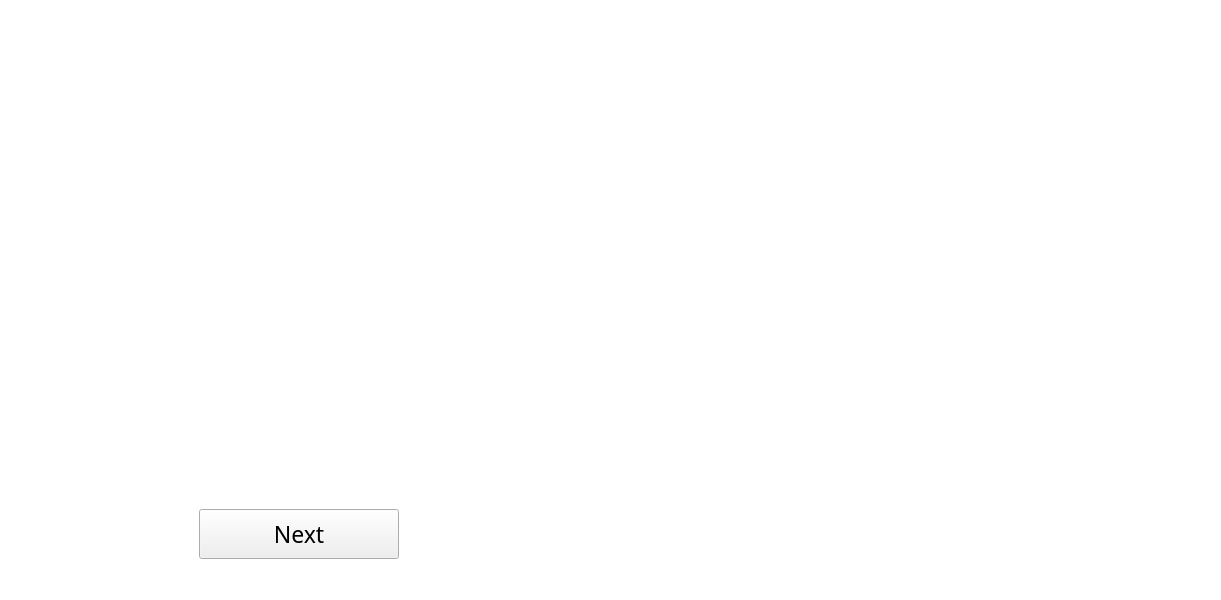
<?xml version="1.0" encoding="UTF-8"?>
<ui version="4.0">
 <class>BreakWindow</class>
 <widget class="QMainWindow" name="BreakWindow">
  <property name="geometry">
   <rect>
    <x>0</x>
    <y>0</y>
    <width>1221</width>
    <height>600</height>
   </rect>
  </property>
  <property name="windowTitle">
   <string>~Experiment~</string>
  </property>
  <property name="styleSheet">
   <string notr="true">QMainWindow{background: white;}</string>
  </property>
  <widget class="QWidget" name="centralwidget">
   <widget class="QWidget" name="verticalLayoutWidget">
    <property name="geometry">
     <rect>
      <x>-1</x>
      <y>9</y>
      <width>1210</width>
      <height>591</height>
     </rect>
    </property>
    <layout class="QVBoxLayout" name="verticalLayout" stretch="5,0,1">
     <property name="spacing">
      <number>50</number>
     </property>
     <property name="leftMargin">
      <number>200</number>
     </property>
     <property name="topMargin">
      <number>10</number>
     </property>
     <property name="rightMargin">
      <number>10</number>
     </property>
     <property name="bottomMargin">
      <number>10</number>
     </property>
     <item>
      <widget class="QTextEdit" name="instructionsBox">
       <property name="minimumSize">
        <size>
         <width>1000</width>
         <height>100</height>
        </size>
       </property>
       <property name="maximumSize">
        <size>
         <width>16777215</width>
         <height>150</height>
        </size>
       </property>
       <property name="font">
        <font>
         <family>AvenirNext LT Pro Regular</family>
         <pointsize>17</pointsize>
        </font>
       </property>
       <property name="styleSheet">
        <string notr="true">QTextEdit{border: 1px solild gray;}</string>
       </property>
      </widget>
     </item>
     <item>
      <widget class="QTextEdit" name="timeLabel">
       <property name="maximumSize">
        <size>
         <width>16777215</width>
         <height>150</height>
        </size>
       </property>
       <property name="font">
        <font>
         <family>AvenirNext LT Pro Regular</family>
         <pointsize>17</pointsize>
         <weight>75</weight>
         <bold>true</bold>
        </font>
       </property>
       <property name="styleSheet">
        <string notr="true">QTextEdit{border: 1px solild gray;}</string>
       </property>
       <property name="tabChangesFocus">
        <bool>true</bool>
       </property>
      </widget>
     </item>
     <item>
      <widget class="QPushButton" name="nextButton">
       <property name="minimumSize">
        <size>
         <width>200</width>
         <height>50</height>
        </size>
       </property>
       <property name="maximumSize">
        <size>
         <width>200</width>
         <height>50</height>
        </size>
       </property>
       <property name="font">
        <font>
         <family>AvenirNext LT Pro Regular</family>
         <pointsize>17</pointsize>
        </font>
       </property>
       <property name="text">
        <string>Next</string>
       </property>
      </widget>
     </item>
    </layout>
   </widget>
  </widget>
 </widget>
 <resources/>
 <connections/>
</ui>
